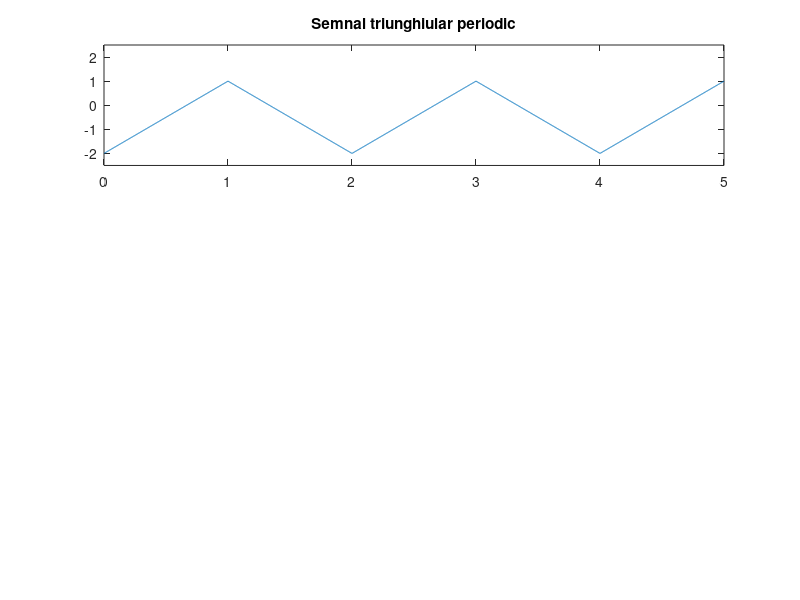

Write MATLAB code to recreate this figure. (Note: this script raises an error after producing the figure.)
%Exercitiul 2 din tema de casa

%Semnal triunghiular cu rezolutie temporara de 2ms
T=5;
t = 0:0.002:5; % timpul de la 0 la 5s cu rezolutie temporara de 2ms
s = sawtooth (pi*t,1/2); %generam un semnal triunghiular de perioada t
% setam 1/2 pentru a genera un semnal triunghiular standard
s = s*1.5 -0.5;
subplot(3,1,1), plot(t,s)
axis([0 5 -2.5 2.5])
title('Semnal triunghiular periodic') %titlul graficului
gtext('Rezolutie temporara de 2ms')
xlabel('Timp [s]') %eticheta de pe abscisa este 'Timp [s]'
ylabel('Amplitudine') %eticheta de pe ordonata este 'Amplitudine'
grid %afisam linii de grila

%Semnal triunghiular cu rezolutie temporara de 20ms
t = 0:0.02:5; % timpul de la 0 la 5s cu rezolutie temporara de 20ms
s = sawtooth (pi*t2,1/2); %generam un semnal triunghiular de perioada t
% setam 1/2 pentru a genera un semnal triunghiular standard
s = s*1.5 -0.5;
subplot(3,1,2), plot(t2,s)
axis([0 5 -2.5 2.5])
title('Semnal triunghiular periodic') %titlul graficului
gtext('Rezolutie temporara de 20ms')
xlabel('Timp [s]') %eticheta de pe abscisa este 'Timp [s]'
ylabel('Amplitudine') %eticheta de pe ordonata este 'Amplitudine'
grid %afisam linii de grila

%Semnal triunghiular cu rezolutie temporara de 200ms
t = 0:0.2:100; % timpul de la 0 la 5s cu rezolutie temporara de 200ms
s = sawtooth (pi*t,1/2);%generam un semnal triunghiular de perioada t
% setam 1/2 pentru a genera un semnal triunghiular standard
s = s*1.5 -0.5;
subplot(3,1,3), plot(t,s)
axis([0 5 -2.5 2.5])
title('Semnal triunghiular periodic') %titlul graficului
gtext('Rezolutie temporara de 200ms')
xlabel('Timp [s]') %eticheta de pe abscisa este 'Timp [s]'
ylabel('Amplitudine') %eticheta de pe ordonata este 'Amplitudine'
grid %afisam linii de grila



